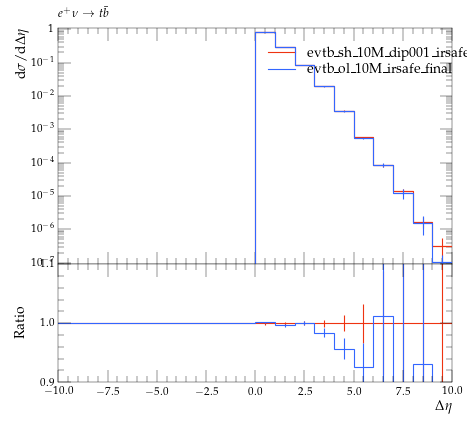

This chart was generated by the following Python code:
#! /usr/bin/env python

# This Python script was auto-generated using YODA v2.0.0.
# Analysis object: /evtb/inc_jbjg_deta
# Timestamp: 16-04-2024 (14:02:27)

import matplotlib as mpl
import matplotlib.pyplot as plt
mpl.use('Agg') # comment out for interactive use
import os
import numpy as np

plotDir = os.path.split(os.path.realpath(__file__))[0]
if 'YODA_USER_PLOT_PATH' in globals():
    plot_outdir = globals()['YODA_USER_PLOT_PATH']
else:
    plot_outdir = plotDir

#plot style
plt.style.use(os.path.join(plotDir, '../default.mplstyle'))
# plot metadata
figW, figH = plt.rcParams['figure.figsize']
ax_xLabel = r'$\Delta\eta$'
ax_yLabel = r'$\mathrm{d}\sigma / \mathrm{d} \Delta\eta$ '
ax_title  = r'$e^+ \nu \to t \bar b$'
ax_xScale = 'linear'
ax_yScale = 'log'
xLims = (-10.0, 10.0)
yLims = (9e-08, 1.1)

# TeX-friendly labels for the legend
labels = [ r"evtb\_sh\_10M\_dip001\_irsafe\_final", r"evtb\_ol\_10M\_irsafe\_final" ]

# Create figure and axis objects
fig, (ax, ratio0_ax) = plt.subplots(2, 1, sharex=True,
                  figsize=(figW,figH), gridspec_kw={'height_ratios': (2, 1)})
ratio0_ax.yaxis.set_major_locator(mpl.ticker.MultipleLocator(0.1))
ratio0_ax.set_ylim(0.9, 1.1)
ratio0_ax.set_ylabel('Ratio')

# LineColor map: curve index -> color
linecolors = {0: '#EE3311', 1: '#3366FF'}
# the numerical data is stored in a separate file
dataf = dict()
prefix = os.path.split(__file__)[0]
if prefix:    prefix = prefix + '/'
exec(open(prefix+'inc_jbjg_deta__data.py').read(), dataf)


legend_handles = [] # keep track of handles for the legend

# style options for curves
# starts at zorder>=5 to draw curve on top of legend
styles = {
  'curve0': {
    'color' : linecolors[0],
    'linestyle' : '-',
    'marker' : 'o',
    'zorder' : 5,
    'histstyle' : True,
  },
  'curve1': {
    'color' : linecolors[1],
    'linestyle' : '-',
    'marker' : 'o',
    'zorder' : 6,
    'histstyle' : True,
  },
}
# curve from input yoda files in main panel
for label in dataf['yvals'].keys():
    if all(np.isnan(v) for v in dataf['yvals'][label]):
        continue
    tmp = None
    if styles[label]['histstyle']: # draw as histogram
        tmp, = ax.plot(dataf['xedges'], dataf['yedges'][label],
                       color=styles[label]['color'],
                       linestyle=styles[label]['linestyle'],
                       drawstyle='steps-pre', solid_joinstyle='miter',
                       zorder=styles[label]['zorder'], label=label)
        ax.errorbar(dataf['xpoints'], dataf['yvals'][label], color=styles[label]['color'],
                    xerr=dataf['xerrs'], yerr=[dataf['ydowns'][label], dataf['yups'][label]],
                    linestyle='none', zorder=styles[label]['zorder'])
    else: # draw as scatter
        tmp = ax.errorbar(dataf['xpoints'], dataf['yvals'][label],
                          xerr=dataf['xerrs'],
                          yerr=[ dataf['ydowns'][label],
                          dataf['yups'][label] ],
                          fmt=styles[label]['marker'],
                          ecolor=styles[label]['color'],
                          color=styles[label]['color'], zorder=2)
        tmp[-1][0].set_linestyle(styles[label]['linestyle'])
    legend_handles += [tmp]
    for varLabel in dataf['variation_yvals'].keys():
        if varLabel.startswith(label):
            tmp, = ax.plot(dataf['xedges'], dataf['variation_yvals'][varLabel],
                           color=styles[label]['color'],
                           linestyle=styles[label]['linestyle'],
                           drawstyle='steps-pre', solid_joinstyle='miter',
                           zorder=styles[label]['zorder'], alpha=0.5)


# plots on ratio panel
# curve from input yoda files in ratio panel
for label, yvals in dataf['ratio0_yvals'].items():
    if all(np.isnan(v) for v in yvals):
        continue
    if styles[label]['histstyle']: # plot as histogram
        ratio0_ax.plot(dataf['xedges'], yvals,
                       color=styles[label]['color'],
                       linestyle=styles[label]['linestyle'],
                       drawstyle='steps-pre', zorder=1,
                       solid_joinstyle='miter')
        ratio0_ax.vlines(dataf['xpoints'],
                         dataf['ratio0_ymin'][label],
                         dataf['ratio0_ymax'][label],
                         color=styles[label]['color'], zorder=1)
    else: # plot as scatter
        tmp = ratio0_ax.errorbar(dataf['xpoints'],
                                 yvals, xerr=dataf['xerrs'],
                                 yerr=dataf['ratio0_yerrs'][label],
                                 fmt=styles[label]['marker'],
                                 ecolor=styles[label]['color'],
                                 color=styles[label]['color'])
        tmp[-1][0].set_linestyle(styles[label]['linestyle'])

    for varlabel in dataf['ratio0_variation_vals'].keys():
        if varlabel.startswith(label):
            ratio0_ax.plot(dataf['xedges'],
                            dataf['ratio0_variation_vals'][varlabel],
                            color=styles[label]['color'],
                            linestyle=styles[label]['linestyle'],
                            drawstyle='steps-pre', solid_joinstyle='miter',
                            zorder=1, alpha=0.5)

legend_pos = (0.5, 0.97)
ax.legend(legend_handles, labels, loc='upper left', bbox_to_anchor=legend_pos)

# set plot metadata as defined above
ratio0_ax.set_xlabel(ax_xLabel)
ratio0_ax.xaxis.set_label_coords(1., -.15)
ax.set_ylabel(ax_yLabel, loc='top')
ax.set_title(ax_title, loc='left')
ax.set_xscale(ax_xScale)
ax.set_yscale(ax_yScale)
ax.set_xlim(xLims)
ax.set_ylim(yLims)

# tick formatting
plt.rcParams['xtick.top'] = True
plt.rcParams['ytick.right'] = True
ax.yaxis.set_major_locator(mpl.ticker.LogLocator(base=10.0, numticks=np.inf))
ax.yaxis.set_minor_locator(mpl.ticker.LogLocator(
                           base=10.0, subs=np.arange(0.1, 1, 0.1), numticks=np.inf))
fig.align_ylabels((ax, ratio0_ax))
plt.savefig(os.path.join(plot_outdir, 'inc_jbjg_deta.pdf'), format='PDF')
plt.savefig(os.path.join(plot_outdir, 'inc_jbjg_deta.png'), format='PNG')

plt.close(fig)
